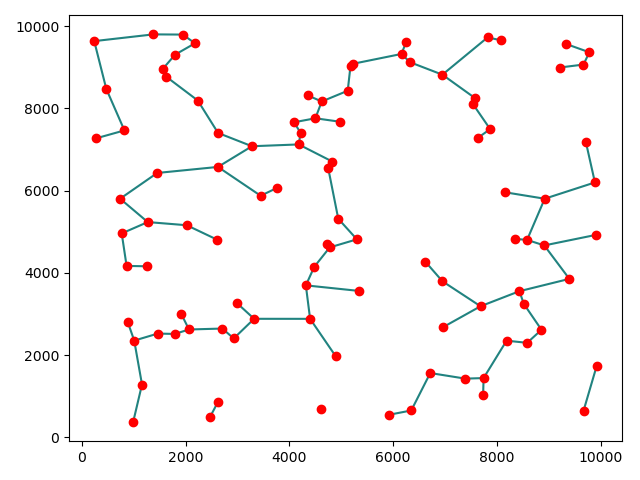

Reproduce this figure in Python.
import math
import numpy as np
import matplotlib.pyplot as plt

COLORS = [
    "#D81159", "#218380", "#FBB13C",
    "#73D2DE", "#5E5768", "#548C2F",
    "#1D4E89", "#8F95D3", "#BCC4DB",
    "#023436", "#5D2A42", "#FF8360"
]
CLUSTER_AMOUN = 5
SIZE = 100
SEGMENT = [100, 10000]
X = 0
Y = 1
FIG = plt.gcf()
FIG.show()


def find_minimum(arr):
    minimum = min(map(lambda _: min(_), arr))
    return np.where(arr == minimum)


def vector_len(a_x, a_y, b_x, b_y):
    diff_x = a_x - b_x
    diff_y = a_y - b_y
    return math.sqrt(diff_x * diff_x + diff_y * diff_y)


def KNP(dinstances):
    a, b = list(find_minimum(dinstances))
    indexes = [a]
    road_map = list(a)
    while len(indexes) != SIZE - 1:
        dinstances[a[0]][a[1]] = math.inf
        dinstances[a[1]][a[0]] = math.inf
        for temp in range(len(dinstances[0])):
            dinstances[temp][a[0]] = math.inf
            dinstances[temp][a[1]] = math.inf
        minimums = list(map(lambda _: min(dinstances[_]), road_map))
        c = min(minimums)
        a = np.where(dinstances == c)
        a = [a[0][0], a[1][0]]
        indexes.append(a)
        if a[0] not in road_map:
            road_map.append(a[0])
        elif a[1] not in road_map:
            road_map.append(a[1])

    return road_map, indexes


if __name__ == "__main__":
    indexes = []
    road_map = []
    graph = list([[], []] for i in range(CLUSTER_AMOUN))
    points = np.random.randint(SEGMENT[0], SEGMENT[1], size=(2, SIZE))
    dinstances = np.empty((SIZE, SIZE))
    for i in range(len(points[X])):
        dinstances[i][i] = math.inf
        for j in range(0, i):
            dinstances[j][i] = dinstances[i][j] = vector_len(points[X][i], points[Y][i], points[X][j], points[Y][j])
    dinstances_copy = dinstances.copy()
    road_map, indexes = KNP(dinstances)
    for i in range(CLUSTER_AMOUN):
        index, maximum = 0, 0
        for j in range(len(indexes) - 1):
            a, b = indexes[j]
            index = j if dinstances_copy[a][b] > maximum else index
            maximum = max(maximum, dinstances_copy[a][b])
        del indexes[index]
    for temp in indexes:
        arr = [
            [points[X][temp[0]], points[X][temp[1]]],
            [points[Y][temp[0]], points[Y][temp[1]]]
        ]
        plt.plot(arr[X], arr[Y], color=COLORS[1])
    plt.plot(points[X], points[Y], 'ro', color="red")
    FIG.canvas.draw()
    plt.show()
